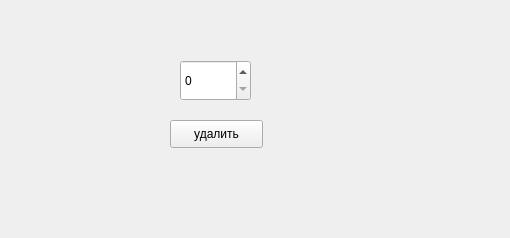
<?xml version="1.0" encoding="UTF-8"?>
<ui version="4.0">
 <class>thirdwindow</class>
 <widget class="QWidget" name="thirdwindow">
  <property name="geometry">
   <rect>
    <x>0</x>
    <y>0</y>
    <width>510</width>
    <height>238</height>
   </rect>
  </property>
  <property name="windowTitle">
   <string>Form</string>
  </property>
  <widget class="QSpinBox" name="spinBox">
   <property name="geometry">
    <rect>
     <x>180</x>
     <y>60</y>
     <width>71</width>
     <height>41</height>
    </rect>
   </property>
  </widget>
  <widget class="QPushButton" name="del_button">
   <property name="geometry">
    <rect>
     <x>170</x>
     <y>120</y>
     <width>93</width>
     <height>28</height>
    </rect>
   </property>
   <property name="text">
    <string>удалить</string>
   </property>
  </widget>
 </widget>
 <resources/>
 <connections/>
</ui>
